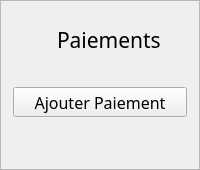
               <widget class="QFrame" name="CardPaiements">
                <property name="sizePolicy">
                 <sizepolicy hsizetype="Expanding" vsizetype="Expanding">
                  <horstretch>0</horstretch>
                  <verstretch>0</verstretch>
                 </sizepolicy>
                </property>
                <property name="maximumSize">
                 <size>
                  <width>16777215</width>
                  <height>357</height>
                 </size>
                </property>
                <property name="frameShape">
                 <enum>QFrame::StyledPanel</enum>
                </property>
                <property name="frameShadow">
                 <enum>QFrame::Raised</enum>
                </property>
                <property name="class" stdset="0">
                 <string>card</string>
                </property>
                <layout class="QVBoxLayout" name="verticalLayout_7">
                 <property name="leftMargin">
                  <number>12</number>
                 </property>
                 <property name="topMargin">
                  <number>24</number>
                 </property>
                 <property name="rightMargin">
                  <number>12</number>
                 </property>
                 <property name="bottomMargin">
                  <number>12</number>
                 </property>
                 <item>
                  <layout class="QHBoxLayout" name="horizontalLayout_15">
                   <item>
                    <spacer name="horizontalSpacer_15">
                     <property name="orientation">
                      <enum>Qt::Horizontal</enum>
                     </property>
                     <property name="sizeType">
                      <enum>QSizePolicy::Fixed</enum>
                     </property>
                     <property name="sizeHint" stdset="0">
                      <size>
                       <width>10</width>
                       <height>20</height>
                      </size>
                     </property>
                    </spacer>
                   </item>
                   <item>
                    <widget class="QLabel" name="IconPaiements">
                     <property name="maximumSize">
                      <size>
                       <width>28</width>
                       <height>28</height>
                      </size>
                     </property>
                     <property name="styleSheet">
                      <string notr="true">#IconPaiements {
	image: url(:/icons/icons/paiements.svg);
	border: none;
}</string>
                     </property>
                     <property name="text">
                      <string/>
                     </property>
                    </widget>
                   </item>
                   <item>
                    <widget class="QLabel" name="label_9">
                     <property name="maximumSize">
                      <size>
                       <width>16777215</width>
                       <height>30</height>
                      </size>
                     </property>
                     <property name="font">
                      <font>
                       <family>Inter 18pt SemiBold</family>
                       <pointsize>16</pointsize>
                      </font>
                     </property>
                     <property name="styleSheet">
                      <string notr="true">QLabel {border: none;}</string>
                     </property>
                     <property name="text">
                      <string>Paiements</string>
                     </property>
                    </widget>
                   </item>
                  </layout>
                 </item>
                 <item>
                  <layout class="QHBoxLayout" name="horizontalLayout_16">
                   <property name="spacing">
                    <number>0</number>
                   </property>
                   <property name="leftMargin">
                    <number>0</number>
                   </property>
                   <property name="rightMargin">
                    <number>0</number>
                   </property>
                   <property name="bottomMargin">
                    <number>0</number>
                   </property>
                   <item>
                    <spacer name="horizontalSpacer_16">
                     <property name="orientation">
                      <enum>Qt::Horizontal</enum>
                     </property>
                     <property name="sizeType">
                      <enum>QSizePolicy::Fixed</enum>
                     </property>
                     <property name="sizeHint" stdset="0">
                      <size>
                       <width>10</width>
                       <height>20</height>
                      </size>
                     </property>
                    </spacer>
                   </item>
                   <item>
                    <widget class="QLabel" name="SeparatorLine_4">
                     <property name="maximumSize">
                      <size>
                       <width>16777215</width>
                       <height>1</height>
                      </size>
                     </property>
                     <property name="text">
                      <string/>
                     </property>
                     <property name="class" stdset="0">
                      <string>separator</string>
                     </property>
                    </widget>
                   </item>
                   <item>
                    <spacer name="horizontalSpacer_17">
                     <property name="orientation">
                      <enum>Qt::Horizontal</enum>
                     </property>
                     <property name="sizeType">
                      <enum>QSizePolicy::Fixed</enum>
                     </property>
                     <property name="sizeHint" stdset="0">
                      <size>
                       <width>10</width>
                       <height>20</height>
                      </size>
                     </property>
                    </spacer>
                   </item>
                  </layout>
                 </item>
                 <item>
                  <widget class="QToolButton" name="AjouterPaiementButton">
                   <property name="sizePolicy">
                    <sizepolicy hsizetype="Expanding" vsizetype="Expanding">
                     <horstretch>0</horstretch>
                     <verstretch>0</verstretch>
                    </sizepolicy>
                   </property>
                   <property name="minimumSize">
                    <size>
                     <width>0</width>
                     <height>0</height>
                    </size>
                   </property>
                   <property name="maximumSize">
                    <size>
                     <width>16777215</width>
                     <height>100</height>
                    </size>
                   </property>
                   <property name="font">
                    <font>
                     <family>Inter 18pt SemiBold</family>
                     <pointsize>12</pointsize>
                    </font>
                   </property>
                   <property name="text">
                    <string>Ajouter Paiement</string>
                   </property>
                   <property name="icon">
                    <iconset resource="../../resources/resources.qrc">
                     <normaloff>:/icons/icons/ajouter.svg</normaloff>:/icons/icons/ajouter.svg</iconset>
                   </property>
                   <property name="iconSize">
                    <size>
                     <width>30</width>
                     <height>40</height>
                    </size>
                   </property>
                   <property name="toolButtonStyle">
                    <enum>Qt::ToolButtonTextUnderIcon</enum>
                   </property>
                   <property name="class" stdset="0">
                    <string>card-button</string>
                   </property>
                  </widget>
                 </item>
                 <item>
                  <spacer name="verticalSpacer">
                   <property name="orientation">
                    <enum>Qt::Vertical</enum>
                   </property>
                   <property name="sizeHint" stdset="0">
                    <size>
                     <width>20</width>
                     <height>40</height>
                    </size>
                   </property>
                  </spacer>
                 </item>
                </layout>
               </widget>
